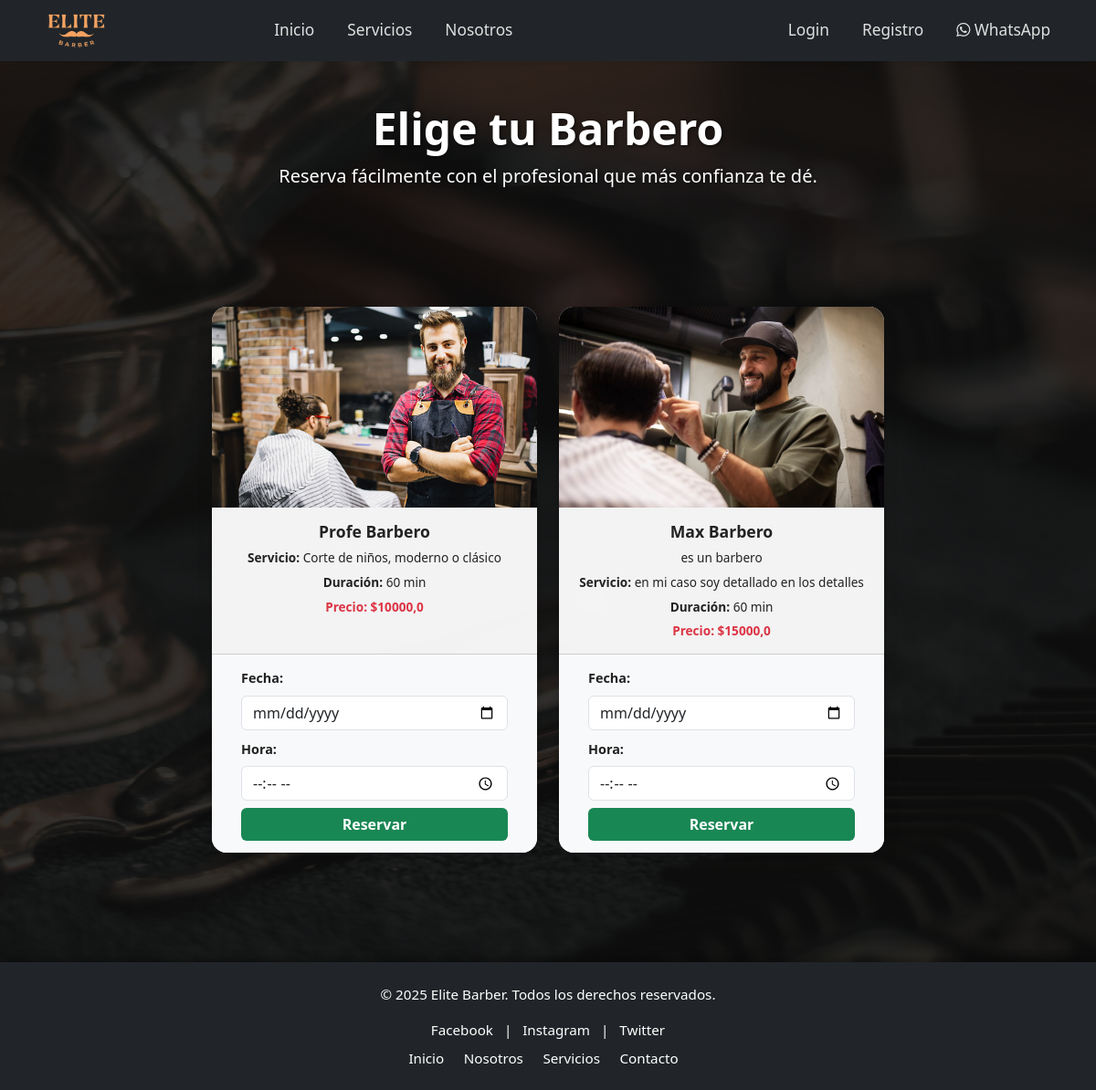
/barbero/4/, run on the app's committed database.
### gestion3/models.py (models this page shows, shortened)
class Servicio(models.Model):
    id_servicio = models.AutoField(primary_key=True)
    id_usuario = models.ForeignKey(Usuario, on_delete=models.CASCADE)
    id_subservicio = models.ForeignKey(SubServicio, on_delete=models.CASCADE)
    descripcion = models.TextField(null=True, blank=True)
    duracion_minutos = models.PositiveIntegerField()
    precio = models.FloatField()

class Usuario(models.Model):
    id_usuario = models.AutoField(primary_key=True)
    id_tipo_usuario = models.ForeignKey(TipoUsuario, on_delete=models.CASCADE)
    nombre = models.CharField(max_length=100)
    apellido = models.CharField(max_length=100)
    telefono = models.CharField(max_length=20, null=True, blank=True)
    correo = models.EmailField(null=True, blank=True)
    contraseña_hash = models.CharField(max_length=255)
    descripcion_usuario = models.TextField(null=True, blank=True)
    imagen = models.ImageField(upload_to='usuarios/', null=True, blank=True)
    id_estado_usuario = models.ForeignKey(EstadoUsuario, on_delete=models.CASCADE)

### gestion3/views.py (the view)
# urls.py: path('barbero/<int:subservicio_id>/', views.barbero, name='barbero'),
def barbero(request, subservicio_id):
    subservicio = get_object_or_404(SubServicio, id_subservicio=subservicio_id)
    barberos_con_servicio = Servicio.objects.filter(
        id_subservicio=subservicio,
        id_usuario__isnull=False,
        id_usuario__id_tipo_usuario__tipo='Barbero',
        id_usuario__id_estado_usuario__estado_usuario='Activo'
    ).select_related('id_usuario')
    fecha_minima = (date.today() + timedelta(days=1)).isoformat()
    return render(request, 'gestion3/barbero.html', {
        'subservicio': subservicio,
        'barberos_con_servicio': barberos_con_servicio,
        'fecha_minima': fecha_minima
    })

### gestion3/context_processors.py (called while the page is built)
def tipo_usuario_context(request):
    tipo_usuario = None
    if request.session.get('usuario_id'):
        try:
            usuario = Usuario.objects.get(id_usuario=request.session['usuario_id'])
            tipo_usuario = usuario.id_tipo_usuario.tipo
        except Usuario.DoesNotExist:
            pass
    return {'tipo_usuario': tipo_usuario}

### gestion3/templates/gestion3/barbero.html (shortened to what this page needs)
{% load static %}
<!DOCTYPE html>
<html lang="es">
<head>
  <link rel="stylesheet" href="https://cdn.jsdelivr.net/npm/bootstrap@5.3.0/dist/css/bootstrap.min.css" />
  <link rel="stylesheet" href="https://cdn.jsdelivr.net/npm/bootstrap-icons@1.11.3/font/bootstrap-icons.min.css" />
  <link rel="stylesheet" href="{% static 'gestion3/css/nav.css' %}" />
  <link rel="stylesheet" href="{% static 'gestion3/css/barberos.css' %}" />
</head>
<body>
  {% include 'gestion3/nav.html' %}
  <main class="main-content pt-5">
    <section class="hero text-white text-center">
      <div class="container z-1">
        <h1 class="display-5 fw-bold">Elige tu Barbero</h1>
        <p class="lead">Reserva fácilmente con el profesional que más confianza te dé.</p>
      </div>
    </section>
    <section class="container py-5">
      <div class="row justify-content-center">
        {% for servicio_barbero in barberos_con_servicio %}
          <div class="col-md-6 col-lg-4 mb-4">
            <div class="card shadow rounded-4 text-center h-100">
              <img src="{% if servicio_barbero.id_usuario.imagen %}{{ servicio_barbero.id_usuario.imagen.url }}{% else %}{% static 'gestion3/images/nosotross.jpeg' %}{% endif %}"
                   class="card-img-top rounded-top"
                   alt="{{ servicio_barbero.id_usuario.nombre }} {{ servicio_barbero.id_usuario.apellido }}"
                   style="object-fit:cover;">
              <div class="card-body">
                <h5 class="card-title">{{ servicio_barbero.id_usuario.nombre }} {{ servicio_barbero.id_usuario.apellido }}</h5>
                <p class="card-text">{{ servicio_barbero.id_usuario.descripcion_usuario }}</p>
                <p><strong>Servicio:</strong> {{ servicio_barbero.descripcion }}</p>
                <p><strong>Duración:</strong> {{ servicio_barbero.duracion_minutos }} min</p>
                <p class="text-danger fw-bold">Precio: ${{ servicio_barbero.precio }}</p>
              </div>
              <div class="card-footer bg-light">
                <form method="post" action="{% url 'reservar' servicio_barbero.id_servicio servicio_barbero.id_usuario.id_usuario %}" class="text-start px-3">
                  <div class="mb-2">
                    <label class="form-label">Fecha:</label>
                    <input type="date" name="fecha" class="form-control" required min="{{ fecha_minima }}">
                  </div>
                  <div class="mb-2">
                    <label class="form-label">Hora:</label>
                    <input type="time" name="hora" class="form-control" required min="07:00" max="20:00">
                  </div>
                  <button type="submit" class="btn btn-success w-100">Reservar</button>
                </form>
              </div>
            </div>
          </div>
        {% empty %}
          <div class="col-12 text-center mt-5">
            <h2 class="text-muted">No hay barberos disponibles por ahora.</h2>
          </div>
        {% endfor %}
      </div>
    </section>
  </main>
  {% include 'gestion3/footer.html' %}
</body>
</html>

### gestion3/static/gestion3/css/barberos.css (style rules this page uses)
body { margin: 0; font-family: 'Segoe UI', sans-serif; background: linear-gradient(rgba(15, 15, 15, 0.85), rgba(15, 15, 15, 0.85)), url("/static/gestion3/images/fondo-main.jpeg") center center / cover no-repeat fixed; color: #f5f5f5; }
.main-content { padding-top: 90px; }
.hero { min-height: 30vh; display: flex; flex-direction: column; justify-content: center; align-items: center; text-align: center; padding: 2rem 1rem; background: none; }
.hero h1, .hero p { text-shadow: 1px 1px 4px rgba(0, 0, 0, 0.7); }
.card { background-color: rgba(255, 255, 255, 0.95); color: #222; border: none; border-radius: 14px; overflow: hidden; transition: transform 0.3s ease; box-shadow: 0 5px 15px rgba(0, 0, 0, 0.2); }
.card img { height: 220px; object-fit: cover; }
.card-body { padding: 1rem 1rem 0.5rem; }
.card-body p { font-size: 0.85rem; margin-bottom: 0.4rem; }
.card-title { font-size: 1.1rem; font-weight: bold; }
.card-footer { background-color: rgba(245, 245, 245, 0.92); padding: 0.8rem 1rem; }
.form-label { font-weight: 600; font-size: 0.9rem; }
.btn-success { background-color: #198754; border: none; font-weight: bold; }

### data on the page
Servicio: id_usuario.imagen (picture), id_usuario.nombre "Profe", id_usuario.apellido "Barbero", descripcion "Corte de niños, moderno o clásico", duracion_minutos "60", precio "10000,0"
Servicio: id_usuario.imagen (picture), id_usuario.nombre "Max", id_usuario.apellido "Barbero", id_usuario.descripcion_usuario "es un barbero", descripcion "en mi caso soy detallado en los detalles", duracion_minutos "60", precio "15000,0"
